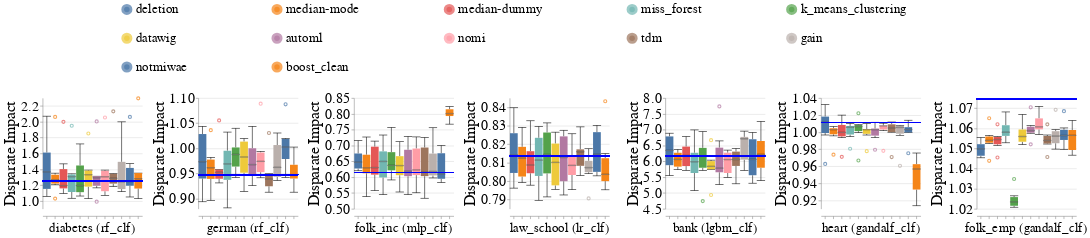

The notebook cell this image was saved under:
### Code cell
create_bar_charts_for_diff_imputers_and_datasets(train_injection_scenario='MNAR3',
                                                test_injection_scenario='MNAR3',
                                                dataset_to_group=DATASETS_SENSITIVE_ATTRS,
                                                metric_name='Disparate_Impact',
                                                db_client=db_client)

### Figure 1 — Vega-Lite specification as saved in the notebook (floating-point values rounded to 4 significant figures; data arrays with more than 128 entries replaced by an {"elided": "..."} marker saying what was removed)
{"config": {"view": {"continuousWidth": 400, "continuousHeight": 300, "stroke": null}, "axis": {"labelFontSize": 26, "labelFontWeight": "normal", "titleFontSize": 28, "titleFontWeight": "normal"}, "facet": {"spacing": 15}, "header": {"labelFontSize": 24, "labelOrient": "bottom", "labelPadding": 5, "titleFontSize": 28}, "legend": {"columns": 5, "direction": "horizontal", "labelFontSize": 24, "labelLimit": 400, "orient": "top", "symbolOffset": 140, "symbolStrokeWidth": 10, "titleAnchor": "middle", "titleFontSize": 26, "titleLimit": 300}, "title": {"fontSize": 28}}, "data": {"name": "data-43e8e9c81edbadff8475e18cd51f8db5"}, "facet": {"column": {"field": "Dataset_Name_With_Model_Name", "sort": {"field": "Dataset_Sequence_Number", "order": "ascending"}, "title": null, "type": "nominal"}}, "spec": {"layer": [{"mark": {"type": "boxplot", "median": {"stroke": "black", "strokeWidth": 0.7}, "ticks": true}, "encoding": {"color": {"field": "Null_Imputer_Name", "sort": ["deletion", "median-mode", "median-dummy", "miss_forest", "k_means_clustering", "datawig", "automl", "nomi", "tdm", "gain", "notmiwae"], "title": null, "type": "nominal"}, "x": {"axis": {"labels": false}, "field": "Null_Imputer_Name", "sort": ["deletion", "median-mode", "median-dummy", "miss_forest", "k_means_clustering", "datawig", "automl", "nomi", "tdm", "gain", "notmiwae"], "title": null, "type": "nominal"}, "y": {"field": "Metric_Value", "scale": {"zero": false}, "title": "Disparate Impact", "type": "quantitative"}}}, {"mark": "rule", "encoding": {"color": {"value": "blue"}, "size": {"value": 2}, "y": {"field": "Baseline_Median", "type": "quantitative"}}}], "height": 200, "width": 180}, "resolve": {"scale": {"y": "independent"}}, "$schema": "https://vega.github.io/schema/vega-lite/v4.17.0.json", "datasets": {"data-43e8e9c81edbadff8475e18cd51f8db5": {"elided": "504 records"}}}
